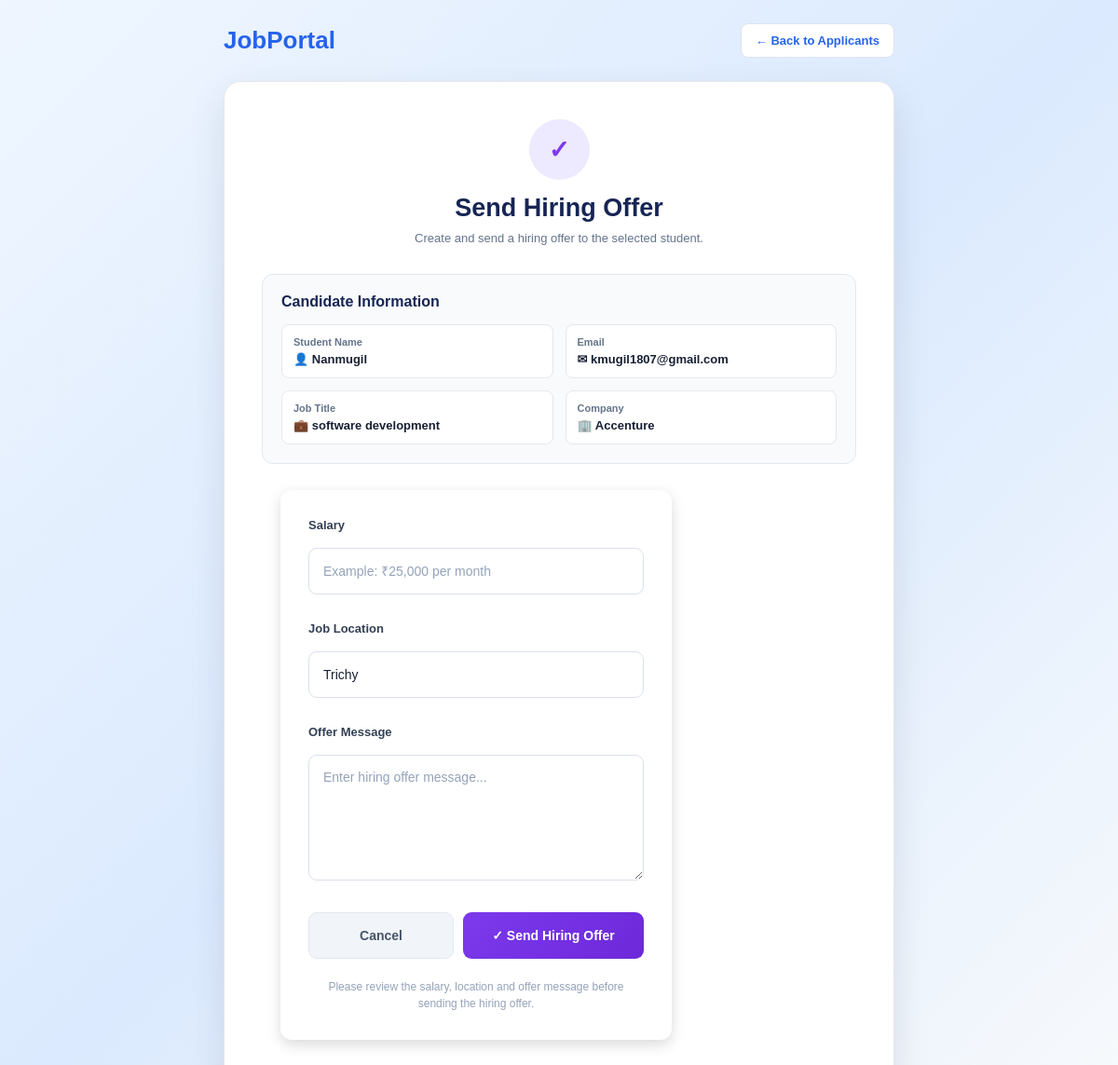
Screenshot of /employers/send-hiring-offer/1/ (signed in) with the database file from the repository.
### students/models.py (models this page shows, shortened)
class Application(models.Model):
    STATUS_CHOICES = [
        ("Applied", "Applied"),
        ("Accepted", "Accepted"),
        ("Rejected", "Rejected"),
    ]
    job = models.ForeignKey(
        "jobs.Job",
        on_delete=models.CASCADE,
        related_name="applications"
    )
    student_name = models.CharField(max_length=100)
    student_email = models.EmailField()
    job_title = models.CharField(max_length=200)
    company_name = models.CharField(max_length=200)
    location = models.CharField(max_length=200, blank=True)
    resume = models.FileField(
        upload_to="resumes/",
        blank=True,
        null=True
    )
    status = models.CharField(
        max_length=20,
        choices=STATUS_CHOICES,
        default="Applied"
    )
    applied_at = models.DateTimeField(
        auto_now_add=True
    )

### employers/models.py (models this page shows, shortened)
class Employer(models.Model):
    company_name = models.CharField(
        max_length=100
    )
    company_email = models.EmailField(
        unique=True
    )
    phone = models.CharField(
        max_length=15
    )
    location = models.CharField(
        max_length=100
    )
    password = models.CharField(
        max_length=100
    )

### jobs/models.py (models this page shows, shortened)
class Job(models.Model):
    job_title = models.CharField(
        max_length=100
    )
    job_type = models.CharField(
        max_length=20,
        choices=[
            ("Job", "Job"),
            ("Internship", "Internship"),
        ],
        default="Job"
    )
    company_name = models.CharField(
        max_length=100,
        default="Unknown Company"
    )
    employer_email = models.EmailField(
        blank=True,
        null=True
    )
    location = models.CharField(
        max_length=100,
        blank=True,
        null=True
    )
    salary = models.CharField(
        max_length=50,
        default="Not specified"
    )
    experience = models.CharField(
        max_length=50,
        blank=True,
        null=True
    )
    skills = models.TextField(
        default=""
    )

### employers/views.py (the view, shortened to what this page needs)
def send_hiring_offer(
    request,
    application_id
):
    employer_id = request.session.get(
        "employer_id"
    )
    if not employer_id:
        return redirect(
            "employer_login"
        )
    employer = get_object_or_404(
        Employer,
        id=employer_id
    )
    application = get_object_or_404(
        Application,
        id=application_id,
        job__employer_email__iexact=employer.company_email
    )
    if application.status != "Accepted":
        return redirect(
            "view_applicants",
            job_id=application.job.id
        )
    return render(
        request,
        "employers/send_hiring_offer.html",
        {
            "application": application,
            "employer": employer
        }
    )

### employers/templates/employers/send_hiring_offer.html (shortened to what this page needs)
<!DOCTYPE html>
{% load static %}
<html lang="en">
<head>
    <link rel="stylesheet"
          href="{% static 'css/style.css' %}">
</head>
<body>
<div class="container">
    <div class="top-bar">
        <div class="logo">
            JobPortal
        </div>
        <a href="{% url 'view_applicants' application.job.id %}"
           class="back-btn">
            ← Back to Applicants
        </a>
    </div>
    <div class="offer-card">
        <div class="offer-header">
            <div class="offer-icon">
                ✓
            </div>
            <h1>
                Send Hiring Offer
            </h1>
            <p>
                Create and send a hiring offer to the selected student.
            </p>
        </div>
        <div class="student-info">
            <div class="info-title">
                Candidate Information
            </div>
            <div class="info-grid">
                <div class="info-item">
                    <span class="info-label">
                        Student Name
                    </span>
                    <span class="info-value">
                        👤 {{ application.student_name }}
                    </span>
                </div>
                <div class="info-item">
                    <span class="info-label">
                        Email
                    </span>
                    <span class="info-value">
                        ✉ {{ application.student_email }}
                    </span>
                </div>
                <div class="info-item">
                    <span class="info-label">
                        Job Title
                    </span>
                    <span class="info-value">
                        💼 {{ application.job_title }}
                    </span>
                </div>
                <div class="info-item">
                    <span class="info-label">
                        Company
                    </span>
                    <span class="info-value">
                        🏢 {{ employer.company_name }}
                    </span>
                </div>
            </div>
        </div>
        <form method="POST"
              class="offer-form">
            <div class="form-group">
                <label for="salary">
                    Salary
                </label>
                <input
                    type="text"
                    id="salary"
                    name="salary"
                    placeholder="Example: ₹25,000 per month"
                    value="{{ offer.salary|default:'' }}"
                    required
                >
            </div>
            <div class="form-group">
                <label for="location">
                    Job Location
                </label>
                <input
                    type="text"
                    id="location"
                    name="location"
                    placeholder="Example: Chennai"
                    value="{{ offer.location|default:application.job.location }}"
                    required
                >
            </div>
            <div class="form-group">
                <label for="offer_message">
                    Offer Message
                </label>
                <textarea
                    id="offer_message"
                    name="offer_message"
                    placeholder="Enter hiring offer message..."
                    required>{{ offer.offer_message|default:'' }}</textarea>
            </div>
            <div class="buttons">
                <a href="{% url 'view_applicants' application.job.id %}"
                   class="btn cancel-btn">
                    Cancel
                </a>
                <button
                    type="submit"
                    class="btn send-btn">
                    ✓ Send Hiring Offer
                </button>
            </div>
            <p class="offer-note">
                Please review the salary, location and offer message
                before sending the hiring offer.
            </p>
        </form>
    </div>
</div>
</body>
</html>

### accounts/static/css/style.css (style rules this page uses)
* { margin:0; padding:0; box-sizing:border-box; font-family:Arial, Helvetica, sans-serif; }
button { background:#ff9800; color:white; border:none; padding:12px 28px; border-radius:6px; cursor:pointer; font-size:16px; transition:.3s; }
form { width:420px; margin:40px auto; background:white; padding:30px; border-radius:12px; box-shadow:0 5px 15px rgba(0,0,0,.15); }
input,select,textarea { width:100%; padding:12px; margin:10px 0; border:1px solid #ccc; border-radius:6px; }
* { box-sizing: border-box; }
body { margin: 0; font-family: Arial, sans-serif; }
form { display: flex; gap: 10px; flex-wrap: wrap; justify-content: center; margin: 20px; }
form input { padding: 10px; min-width: 180px; border: 1px solid #ccc; border-radius: 5px; }
form button { padding: 10px 20px; border: none; border-radius: 5px; cursor: pointer; }

### employers/templates/employers/send_hiring_offer.html (style rules this page uses)
* { margin: 0; padding: 0; box-sizing: border-box; }
body { font-family: Arial, Helvetica, sans-serif; min-height: 100vh; background: linear-gradient( 135deg, #eff6ff, #dbeafe, #f8fafc ); color: #172033; padding: 25px 20px; }
.container { width: 100%; max-width: 720px; margin: 0 auto; }
.top-bar { display: flex; justify-content: space-between; align-items: center; margin-bottom: 25px; }
.logo { font-size: 26px; font-weight: 700; color: #2563eb; }
.back-btn { display: inline-block; text-decoration: none; background: #ffffff; color: #2563eb; border: 1px solid #dbe3ef; padding: 10px 15px; border-radius: 8px; font-size: 13px; font-weight: 600; transition: 0.2s; }
.offer-card { background: #ffffff; padding: 40px; border-radius: 18px; border: 1px solid #e5e7eb; box-shadow: 0 15px 40px rgba(15, 23, 42, 0.10); }
.offer-header { text-align: center; margin-bottom: 28px; }
.offer-icon { width: 65px; height: 65px; margin: 0 auto 15px; border-radius: 50%; display: flex; align-items: center; justify-content: center; background: #ede9fe; color: #7c3aed; font-size: 27px; font-weight: 700; }
.offer-header h1 { color: #172554; font-size: 27px; margin-bottom: 7px; }
.offer-header p { color: #64748b; font-size: 13px; line-height: 1.5; }
.student-info { background: #f8fafc; border: 1px solid #e2e8f0; border-radius: 12px; padding: 20px; margin-bottom: 28px; }
.info-title { color: #172554; font-size: 16px; font-weight: 700; margin-bottom: 15px; }
.info-grid { display: grid; grid-template-columns: repeat(2, 1fr); gap: 13px; }
.info-item { background: #ffffff; border: 1px solid #e5e7eb; border-radius: 8px; padding: 12px; }
.info-label { display: block; color: #64748b; font-size: 11px; font-weight: 600; margin-bottom: 5px; }
.info-value { display: block; color: #172033; font-size: 13px; font-weight: 600; word-break: break-word; }
.offer-form { display: flex; flex-direction: column; gap: 19px; }
.form-group { display: flex; flex-direction: column; gap: 7px; }
.form-group label { color: #334155; font-size: 13px; font-weight: 600; }
.form-group input, .form-group textarea { width: 100%; border: 1px solid #dbe1ea; border-radius: 9px; outline: none; background: #ffffff; color: #172033; font-family: Arial, Helvetica, sans-serif; font-size: 14px; transition: 0.2s; }
.form-group input { height: 50px; padding: 0 15px; }
.form-group textarea { min-height: 135px; padding: 13px 15px; resize: vertical; line-height: 1.5; }
.form-group input::placeholder, .form-group textarea::placeholder { color: #94a3b8; }
.buttons { display: flex; gap: 10px; margin-top: 5px; }
.btn { height: 50px; border-radius: 9px; display: flex; align-items: center; justify-content: center; text-decoration: none; font-size: 14px; font-weight: 600; cursor: pointer; transition: 0.2s; }
.send-btn { flex: 1; border: none; background: linear-gradient( 135deg, #7c3aed, #6d28d9 ); color: #ffffff; }
.cancel-btn { flex: 1; background: #f1f5f9; color: #475569; border: 1px solid #e2e8f0; }
.offer-note { text-align: center; color: #94a3b8; font-size: 12px; line-height: 1.5; margin-top: 2px; }

### rows the page displays
Application: student_name "Nanmugil", student_email "kmugil1807@gmail.com", job_title "software development", location "Trichy"
Employer: company_name "Accenture"
